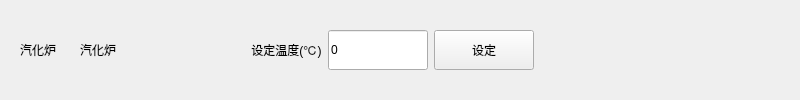
           <widget class="QWidget" name="widget" native="true">
            <property name="minimumSize">
             <size>
              <width>800</width>
              <height>0</height>
             </size>
            </property>
            <property name="maximumSize">
             <size>
              <width>800</width>
              <height>16777215</height>
             </size>
            </property>
            <layout class="QGridLayout" name="gridLayout_31">
             <item row="0" column="0">
              <widget class="QWidget" name="widget_29" native="true">
               <property name="minimumSize">
                <size>
                 <width>0</width>
                 <height>50</height>
                </size>
               </property>
               <property name="maximumSize">
                <size>
                 <width>16777215</width>
                 <height>16777215</height>
                </size>
               </property>
               <layout class="QGridLayout" name="gridLayout_32">
                <item row="0" column="0">
                 <widget class="QLabel" name="label_set_title">
                  <property name="sizePolicy">
                   <sizepolicy hsizetype="Preferred" vsizetype="Preferred">
                    <horstretch>0</horstretch>
                    <verstretch>0</verstretch>
                   </sizepolicy>
                  </property>
                  <property name="minimumSize">
                   <size>
                    <width>0</width>
                    <height>35</height>
                   </size>
                  </property>
                  <property name="maximumSize">
                   <size>
                    <width>16777215</width>
                    <height>35</height>
                   </size>
                  </property>
                  <property name="text">
                   <string>汽化炉</string>
                  </property>
                  <property name="alignment">
                   <set>Qt::AlignmentFlag::AlignLeading|Qt::AlignmentFlag::AlignLeft|Qt::AlignmentFlag::AlignVCenter</set>
                  </property>
                 </widget>
                </item>
               </layout>
              </widget>
             </item>
             <item row="0" column="1">
              <widget class="QWidget" name="widget_28" native="true">
               <property name="minimumSize">
                <size>
                 <width>0</width>
                 <height>0</height>
                </size>
               </property>
               <property name="maximumSize">
                <size>
                 <width>16777215</width>
                 <height>16777215</height>
                </size>
               </property>
               <layout class="QGridLayout" name="gridLayout_37">
                <item row="0" column="0">
                 <widget class="QLabel" name="label_9">
                  <property name="text">
                   <string>汽化炉</string>
                  </property>
                 </widget>
                </item>
                <item row="0" column="1">
                 <spacer name="horizontalSpacer_14">
                  <property name="orientation">
                   <enum>Qt::Orientation::Horizontal</enum>
                  </property>
                  <property name="sizeType">
                   <enum>QSizePolicy::Policy::Fixed</enum>
                  </property>
                  <property name="sizeHint" stdset="0">
                   <size>
                    <width>120</width>
                    <height>20</height>
                   </size>
                  </property>
                 </spacer>
                </item>
                <item row="0" column="2">
                 <widget class="QWidget" name="widget_30" native="true">
                  <property name="minimumSize">
                   <size>
                    <width>0</width>
                    <height>50</height>
                   </size>
                  </property>
                  <property name="maximumSize">
                   <size>
                    <width>16777215</width>
                    <height>50</height>
                   </size>
                  </property>
                  <layout class="QGridLayout" name="gridLayout_33">
                   <property name="topMargin">
                    <number>0</number>
                   </property>
                   <property name="bottomMargin">
                    <number>0</number>
                   </property>
                   <item row="0" column="0">
                    <widget class="QLabel" name="label_air_set">
                     <property name="sizePolicy">
                      <sizepolicy hsizetype="Preferred" vsizetype="Preferred">
                       <horstretch>0</horstretch>
                       <verstretch>0</verstretch>
                      </sizepolicy>
                     </property>
                     <property name="minimumSize">
                      <size>
                       <width>0</width>
                       <height>0</height>
                      </size>
                     </property>
                     <property name="maximumSize">
                      <size>
                       <width>16777215</width>
                       <height>16777215</height>
                      </size>
                     </property>
                     <property name="text">
                      <string>设定温度(℃)</string>
                     </property>
                     <property name="alignment">
                      <set>Qt::AlignmentFlag::AlignCenter</set>
                     </property>
                    </widget>
                   </item>
                   <item row="0" column="1">
                    <widget class="QLineEdit" name="temp1">
                     <property name="sizePolicy">
                      <sizepolicy hsizetype="Preferred" vsizetype="Preferred">
                       <horstretch>0</horstretch>
                       <verstretch>0</verstretch>
                      </sizepolicy>
                     </property>
                     <property name="minimumSize">
                      <size>
                       <width>100</width>
                       <height>40</height>
                      </size>
                     </property>
                     <property name="maximumSize">
                      <size>
                       <width>100</width>
                       <height>40</height>
                      </size>
                     </property>
                     <property name="text">
                      <string>0</string>
                     </property>
                    </widget>
                   </item>
                   <item row="0" column="2">
                    <widget class="QPushButton" name="temp1_Btn">
                     <property name="sizePolicy">
                      <sizepolicy hsizetype="Preferred" vsizetype="Preferred">
                       <horstretch>0</horstretch>
                       <verstretch>0</verstretch>
                      </sizepolicy>
                     </property>
                     <property name="minimumSize">
                      <size>
                       <width>100</width>
                       <height>40</height>
                      </size>
                     </property>
                     <property name="maximumSize">
                      <size>
                       <width>16777215</width>
                       <height>40</height>
                      </size>
                     </property>
                     <property name="text">
                      <string>设定</string>
                     </property>
                    </widget>
                   </item>
                  </layout>
                 </widget>
                </item>
                <item row="0" column="3">
                 <spacer name="horizontalSpacer_15">
                  <property name="orientation">
                   <enum>Qt::Orientation::Horizontal</enum>
                  </property>
                  <property name="sizeHint" stdset="0">
                   <size>
                    <width>0</width>
                    <height>0</height>
                   </size>
                  </property>
                 </spacer>
                </item>
               </layout>
              </widget>
             </item>
            </layout>
           </widget>
